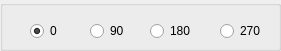
   <widget class="QGroupBox" name="DegreBox">
    <property name="geometry">
     <rect>
      <x>370</x>
      <y>550</y>
      <width>281</width>
      <height>51</height>
     </rect>
    </property>
    <property name="title">
     <string/>
    </property>
    <widget class="QRadioButton" name="VisuRot90">
     <property name="geometry">
      <rect>
       <x>90</x>
       <y>20</y>
       <width>51</width>
       <height>22</height>
      </rect>
     </property>
     <property name="text">
      <string>90</string>
     </property>
    </widget>
    <widget class="QRadioButton" name="VisuRot180">
     <property name="geometry">
      <rect>
       <x>150</x>
       <y>20</y>
       <width>61</width>
       <height>22</height>
      </rect>
     </property>
     <property name="text">
      <string>180</string>
     </property>
    </widget>
    <widget class="QRadioButton" name="VisuRot270">
     <property name="geometry">
      <rect>
       <x>220</x>
       <y>20</y>
       <width>61</width>
       <height>22</height>
      </rect>
     </property>
     <property name="text">
      <string>270</string>
     </property>
    </widget>
    <widget class="QRadioButton" name="VisuRot0">
     <property name="geometry">
      <rect>
       <x>30</x>
       <y>20</y>
       <width>41</width>
       <height>22</height>
      </rect>
     </property>
     <property name="text">
      <string>0</string>
     </property>
     <property name="checked">
      <bool>true</bool>
     </property>
    </widget>
   </widget>
